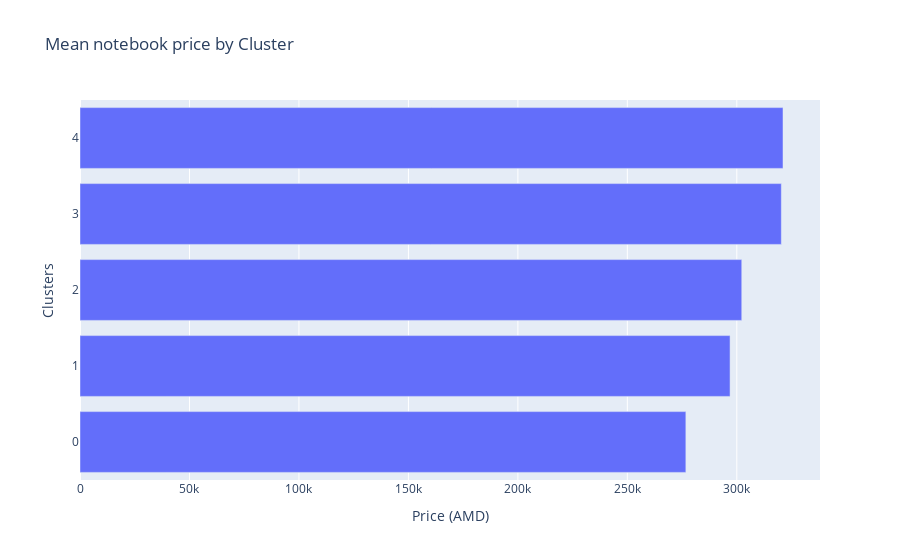

The code cell stored with this chart in its notebook:
### Code cell
fig = px.bar(x = avg_price['pricecash'].sort_values(), barmode='group', title = 'Mean notebook price by Cluster')
fig.update_layout(xaxis_title = 'Price (AMD)',yaxis_title = 'Clusters')
fig.show()

### Figure 1 — Plotly figure (JSON) as saved in the notebook; plotly's stock layout.template omitted (floating-point values rounded to 4 significant figures)
{"data": [{"alignmentgroup": "True", "hovertemplate": "x=%{x}<br>y=%{y}<extra></extra>", "legendgroup": "", "marker": {"color": "#636efa", "pattern": {"shape": ""}}, "name": "", "offsetgroup": "", "orientation": "h", "showlegend": false, "textposition": "auto", "type": "bar", "x": [276700.0, 296900.0, 302300.0, 320300.0, 321100.0], "xaxis": "x", "y": [0, 1, 2, 3, 4], "yaxis": "y"}], "layout": {"barmode": "group", "legend": {"tracegroupgap": 0}, "title": {"text": "Mean notebook price by Cluster"}, "xaxis": {"anchor": "y", "domain": [0, 1], "title": {"text": "Price (AMD)"}}, "yaxis": {"anchor": "x", "domain": [0, 1], "title": {"text": "Clusters"}}}}
